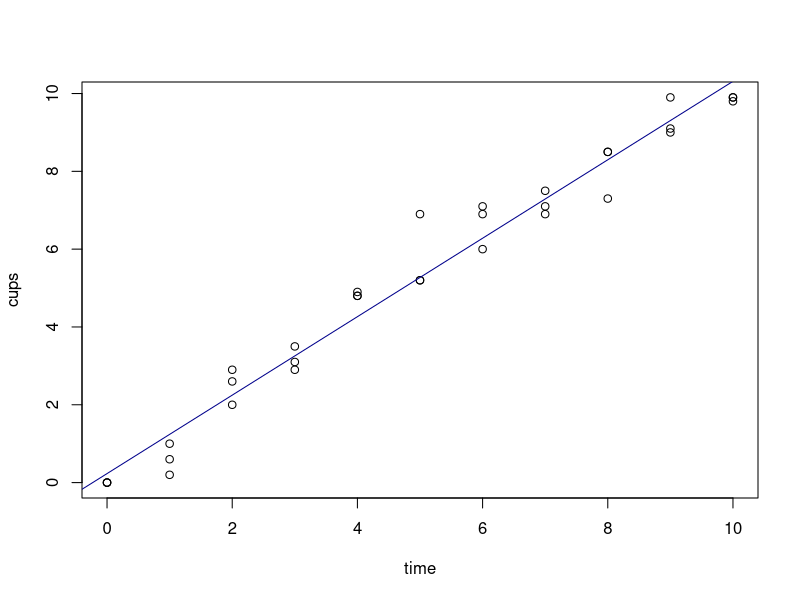
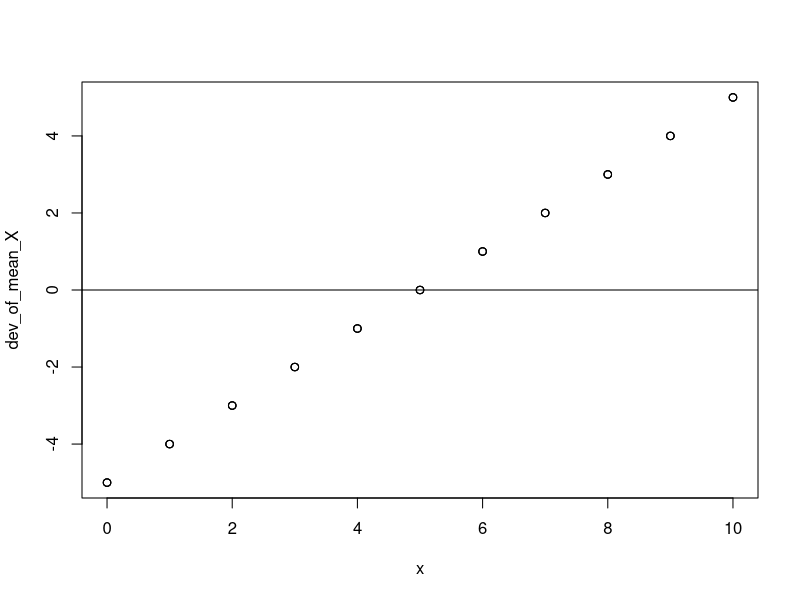
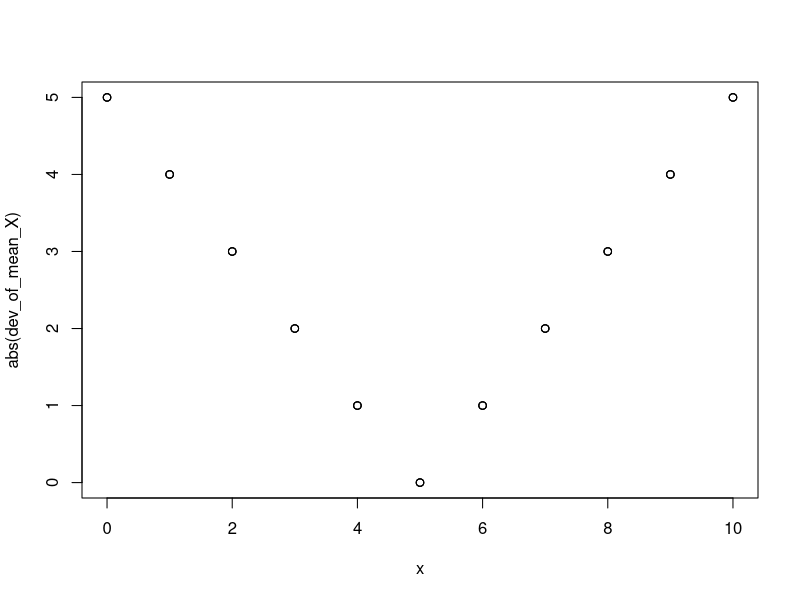
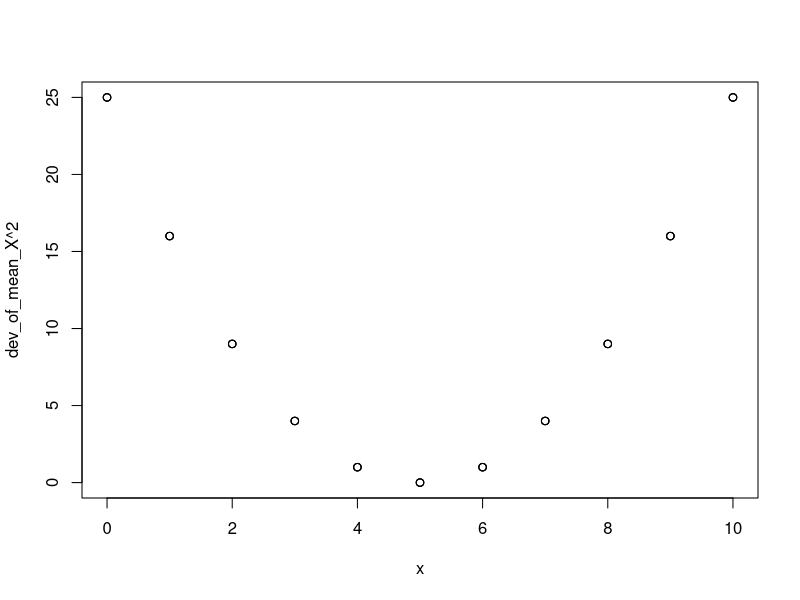
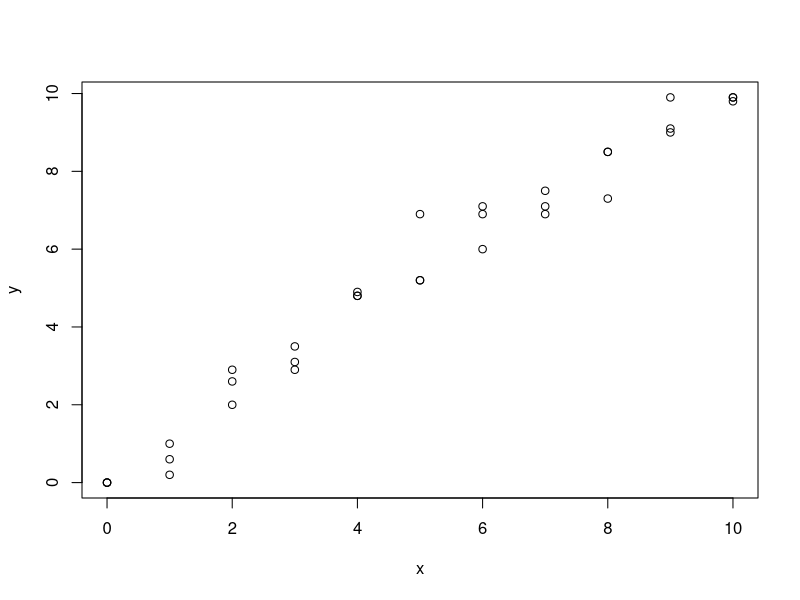
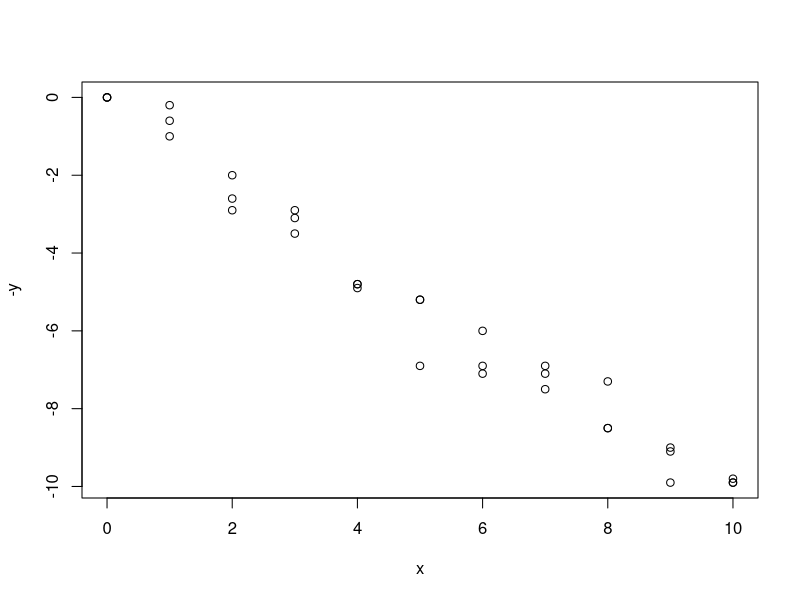
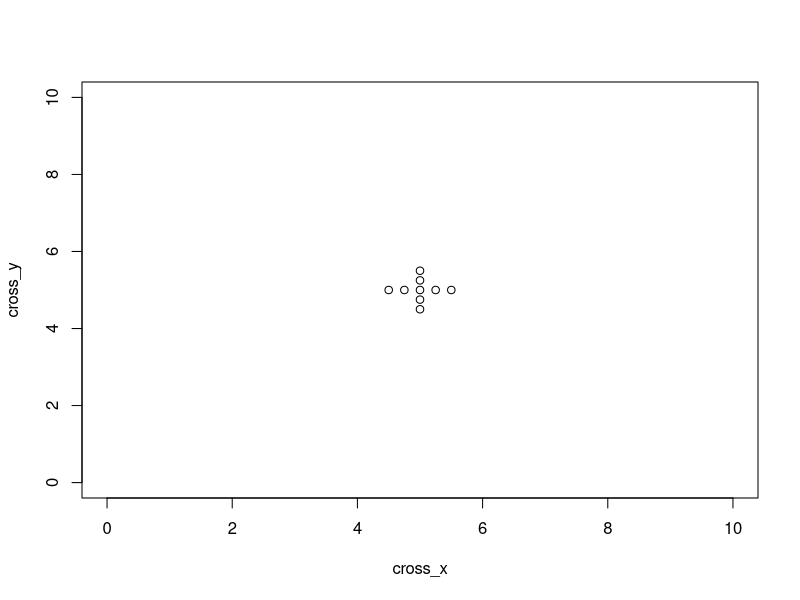
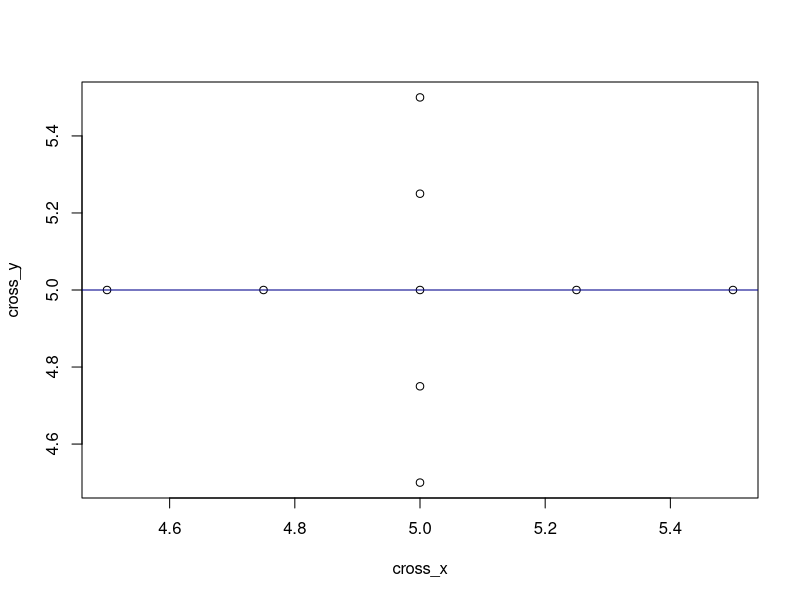

Write the R code that produced these figures, in order.
#############################################################
##---------------------------------------------------------##
##               Inferential Statistics III  ─             ##
##     Evaluating the Conditional Linear Relations of a    ##
##                     Linear Model in R                   ##
##             by Steffen Schwerdtfeger 12.2022            ##
##---------------------------------------------------------##
#############################################################


##################
# 1 Introduction #
##################

### Second synthetic data set from Inf. Stat. II

# Lady Meow drinking tea ^^ 

# Cups of Tea: 
cups = c(0,  1, 2,   3.5, 4.8, 5.2, 6,   6.9, 8.5, 9.1, 9.9, # run 1
         0, .6, 2.6, 3.1, 4.8, 6.9, 7.1, 7.5, 8.5, 9.9, 9.9, #     2
         0, .2, 2.9, 2.9, 4.9, 5.2, 6.9, 7.1, 7.3, 9,   9.8) #     3

# Time passed for each run of measurements (cups), abbreviated:
time = c(0:10,0:10,0:10)

# Summary(lm(y~x))
summary(lm(cups~time))

# Residual quantiles:
summary(residuals(lm(cups~time)))
# reproduce via mean(+/-)sd (upper and lower quantile)...

# lm(dependent~independent)
lm(cups~time) 


#### Replication of the essential parts of the lm() function:

# Go-go-gadgeto linear_least_square!!!!
# Replication of the lm() function:
linear_least_square = function (x,y){ ### Start of function
  # Here we define and operate with our guessed input 
  # function.
  lmRandom = function(x) (x) 
  
  # Linear least square method:
  
  # Next up we will optimize our guessed function,
  # by looking for the minimum of the values of a (α) 
  # in relation to b (β).
  
  # Our PDE goes as follows:
  # Error2(a,b) = sum(y-f(x))^2 = sum(y-a-bx)^2  
  # We have been to the part where we rearranged 
  # the whole equation to resemble a system of 
  # equations, such that we can abbreviate the code. 
  # To do so we define a and b, due to an abstraction 
  # of linear algebra in R, when using the function solve().
  a = 1; b = 1 
  
  # Below you will find our rearranged system of equations 
  # in the form of a matrix (left side) and a vector (right 
  # side of the equation). We will use these objects as input 
  # for our solve(left,right) function. 
  
  # From (DO NOT EXECUTE, just formally):
  #   sum(a*length(x)) + b*sum(x)     = sum(y)
  #       a*sum(x)     + b*sum(x^2)   = sum(x*y)
  
  # To get the above set for solving a system of linear 
  # equations we will create objects of the parts of the 
  # above and then fit them into a matrix and a vector.
  
  left_a_r1c1 = sum(a*length(x)); left_b_r1c2 = b*sum(x) ; 
  left_a_r2c1 = a*sum(x)        ; left_b_r2c2 = b*sum(x^2) 
  
  right_r1c1 = sum(y)
  right_r2c1 = sum(x*y)
  
  # Now we will set up the above as matrix (left) and 
  # vector (right) objects:
  left = matrix(c(left_a_r1c1  ,  left_b_r1c2,
                  left_a_r2c1  ,  left_b_r2c2), 
                ncol=2, nrow=2, byrow = TRUE)
  
  right = c(right_r1c1, right_r2c1)
  
  # Now we can solve our system of equations via:
  Result = solve(left,right)
  
  # Fitted function:
  lmFitted = function(x) (Result[1]+Result[2]*x)
  SumError2fitted =  sum((y-lmFitted(x))^2)
  
  # In order to get a nice looking output, we will use the cat() function. 
  # The cat() function concatenates elements of any
  # kind, such as Text and our result values. Use "\n"
  # for a line break, and "\t" for the tab seperator.
  # We also have to apply a trick, to get the
  # name of the input object into our console output
  # using deparse(substitute(x)):
  
  cat(" Linear least square method in R","\n","\n",
      "Independent variable:", "\t", deparse(substitute(x)),"\n", 
      "Dependent   variable:", "\t", deparse(substitute(y)),"\n","\n",
      "alpha", "\t",Result[1],"\n",
      "beta","\t",Result[2], "\t","SumR2", "\t", SumError2fitted) 
  
  # Let us also plot our results:
  # We will also use deparse(substitute(x)) for the 
  # labels of our plot axes.
  plot(x=x,y=y, ylab = deparse(substitute(y)),       
                xlab = deparse(substitute(x)))
  abline(a=Result[1], b=Result[2], col = "darkblue")
  
} #### End of function

# linear_least_square(independent,dependent)
linear_least_square(time,cups) 



###############################################################
# 3 Descriptive Statistics and Conditionally Linear Relations #
#     ─ Mean, Sum of Squares, Variance and Covariance         #
###############################################################

###################################################################
# 3.1 Arithmetic Mean / Weighted Arithmetic Mean / Expected Value #         
###################################################################

x = time
y = cups

# Arithmetic mean for the sample x and y of our second synth. data set,
# i.e., the sample mean. Recall: the formula for the population mean
# is the same as for the sample mean, just with a different size
# of n, i.e., a different (greater!) length of x than in the sample, 
# since N>n for the population (N).

n = length(x)
mean = sum(x)/n
mean = (1/n)*sum(x)

# Using the built in R function mean(x):
mean = mean(x)

# Note that in the case of x = c(0:10,0:10,0:10)
# the mean is equivalent to the median:
mean(x) == median(x)
# [1] TRUE

#####################################################
# 3.1.1 Probabilistic and Non-Probabilistic weights #
#####################################################

#### Weighted arithmetic mean - (modified) Wikipedia example: 

# Link to example ( 29.10.2022):
# https://en.wikipedia.org/wiki/Weighted_arithmetic_mean

# Samples:
grades_class_1 = c(62, 67, 71, 74, 76, 77, 78, 79, 79, 80, 80, 81, 81, 
                   82, 83, 84, 86, 89, 93, 98)
grades_class_2 = c(81, 82, 83, 84, 85, 86, 87, 87, 88, 88, 89, 89, 89, 
                   90, 90, 90, 90, 91, 91, 91, 92, 92, 93, 93, 94, 95, 
                   96, 97, 98, 99)

# Regular arithemtic mean of each sample:
mean_class_1 = mean(grades_class_1)   
# [1] 80
mean_class_2 = mean(grades_class_2)  
# [1] 90

# Regular arithmetic mean of the grades of both classes:
mean_grades = (mean_class_1 + mean_class_2)/2
# [1] 85

# Weights (here weight == n):
n_class_1 = length(grades_class_1)
n_class_2 = length(grades_class_2)

# Numeric example Wikipedia that weights the mean of the samples:
# (still open question if this is a legit method; comment or contact us,
# if you have knowledge on this topic!). 
w_m_numer = (mean_class_1*n_class_1)+(mean_class_2*n_class_2)
w_m_denom = sum(n_class_1+n_class_2)
weighted_mean = w_m_numer/w_m_denom
# [1] 86

# Following the formula of the (general) weighted arithemtic mean:
# Goal: Evaluate overall mean of grades, but include weight 
#       on the fact that n differs in the two samples. Now we will
#       weight each grade by the n of its respective class: 

# For this we will turn the above weights and grades into a vector 
# of weights and grades. To do so we can use the rep() function that
# repeats a value up to a defined length:
weights = c(rep(n_class_1,length(grades_class_1)), 
            rep(n_class_2,length(grades_class_2)))
grades  = c(grades_class_1,grades_class_2)

# Evaluate weighted mean of both samples(!!):
weighted_mean = sum(weights*grades)/sum(weights)
# [1] 86.92308

# We can also normalize weights (that they sum to 1):
norm_weights = weights/sum(weights)
norm_weighted_mean = sum(norm_weights*grades)/sum(norm_weights)

# Alternative via R basic stat. functions:
R_basic = weighted.mean(grades,weights)

# Check:
all.equal(weighted_mean, norm_weighted_mean, R_basic)
# [1] TRUE


##### Expected value 

# Expected value as weighting a regular distribution of data
# points (here dice values) by a uniform probability distribution:

# Dice values of a fair dice weighted by the prob. of 
# occurence of each dice value:
dice_prob = c(1/6, 1/6, 1/6, 1/6, 1/6, 1/6) # prob. vector
1 == sum(dice_prob)
# [1] TRUE
dice_value = c(1:6)

EX_dice     = sum(dice_prob*dice_value)
EX_dice_alt = sum(dice_prob*dice_value)/sum(dice_prob)
# [1] 3.5
all.equal(EX_dice, mean(dice_value),EX_dice_alt) 
# [1] TRUE

#### Same can be done with x of our 2. synth. data set.
x = c(0:10) # hours; we will use 0:10 only once

# Obtain prob. value by calculating 1/n (a kind of normalization):
probX = 1/length(x)          # 1/n == uniform probability distribution
probXvec = c(rep(1/length(x),length(x))) # alternatively represented as 
                                         # probability vector that 
                                         # sums to 1
1 == sum(probXvec)
# [1] TRUE

# Actual weighted values of x:
weighted_x     = x*(1/length(x)) 
weighted_x_vec = x*probXvec  # alt. via prob. vector
weighted_x == weighted_x_vec 
# [1] TRUE

# weighted_x (uniform weight):
# [1] 0.09090909 0.09090909 0.09090909 0.09090909 0.09090909 0.09090909
# [7] 0.09090909 0.09090909 0.09090909 0.09090909 0.09090909

# Expected value as the sum of weighted values of x:
EX = sum(x*(1/length(x))) # sum of weighted_x is in this special case...
EX = sum(probXvec*x)
# [1] 5
EX == mean(x)             # ... equivalent to the unweighted arith.  
                          # mean of x



######################
# 3.2 Sum of Squares #
######################


# Using the second synthetic data set from Inf. Stat. II again:
x=time
y=cups


# Mean (same formula for population, sample mean and expected value).
# The difference lays in the concept. The expected value can be considered
# as the mean of previous studies (overall mean):
n = length(x)
mean = sum(x) / n
mean = mean(x)


### (Total) Sum of Squares + Population and Sample Variance ###

# SumSqXX = ∑(x_i-E[X])^2, 
# where E[X] = 〈x〉 = μ_x = ∑(x_i)/n = expected value 
SumSqXX = sum((x-(sum(x)/length(x)))^2)
SumSqXX = sum((x-mean(x))^2)

# SumSqYY = ∑(y_i-E[Y])^2
SumSqYY = sum((y-(sum(y)/length(y)))^2)
SumSqYY = sum((y-mean(y))^2)

# SumSqXY = ∑(x_i - E[X])*(y_i - E[y])
# We will dig into this one deeper later:
SumSqXY = sum((x-mean(x))*(y-mean(y)))

# Pure deviation from the mean (without summing!):
dev_of_mean_X = x-mean(x)

# Plot of dev_of_mean:
plot(x = x, y = dev_of_mean_X) 
abline(h=0)

# Pure deviation from the mean (without summing and squaring!):
dev_of_mean_X = x-mean(x)

# Plot using absolute values via function abs():
plot(x = x, y = abs(dev_of_mean_X)) 
# Only 0 deviation when x_i = 5 = mean(x)

# Plot using the square, which smoothes the graph:
plot(x = x, y = dev_of_mean_X^2) 


# OPTIONAL SIDE QUEST: Testing for normality of x = c(0:10,0:10,0:10):
shapiro.test(x)
# OUTPUT
# Shapiro-Wilk normality test
# data:  x
# W = 0.94191, p-value = 0.07723

# IMPORTANT: A p-value above 0.05 indicates that normality is given!!
#            Here the null-hypothesis is that the data is normal. We
#            cannot discard the null hypothesis, so normality is given.


################
# 3.3 Variance #
################

# Variance := σ^2 = SS/n := the variance is the mean of the sum of squares

# Variance of x:
sampVarX = SumSqXX/(length(x)-1)    # := sample variance == var(x)
sampVarX = var(x)                   # default var(x) == sample variance
popVarX  = SumSqXX/(length(x))      # := population variance

# Variance of y:
sampVarY = SumSqYY/(length(y)-1)    # := sample variance == var(y)
sampVarY = var(y)                   # default var(y) == sample variance
popVarY  = SumSqYY/(length(y))      # := population variance


##################
# 3.4 Covariance #
##################
##################################################################
# 3.5 Conditional Probabilistic and Conditional Linear Relations #
##################################################################

# SumSqXY = ∑(x_i - E[X])*(y_i - E[y])
SumSqXY = sum((x-mean(x))*(y-mean(y)))

# Covariance:
covarXYsamp = SumSqXY / (length(x)-1) # sample covariance
# [1] 10.39687
covarXYpop  = SumSqXY / length(x)     # population covariance
# [1] 10.08182
covarXYsamp = cov(x,y)                # samp cov := cov(x,y)
# [1] 10.39687

# Example scatter plot for cov(x,y) > 0:
plot(x,y)
cov(x,y) > 0
# [1]  TRUE

# Simple vertical mirroring of our data as an 
# example scatter plot for cov(x,y) < 0
plot(x,-y)
cov(x,-y) < 0
# [1] TRUE

# Here another (synthetic) example for cov(x,y) = 0:
cross_x = c(5, 5.5, 4.5, 5  ,  5 ,  5.25, 4.75, 5   , 5 )
cross_y = c(5, 5  , 5  , 4.5, 5.5,  5   , 5   , 4.75, 5.25)

# Plot data:
plot(cross_x,cross_y, xlim = c(0,10), ylim = c(0,10))
cov(cross_x, cross_y) == 0
# [1] TRUE

# Model for the last data set (cross):
linear_least_square(cross_x, cross_y)
# Linear least square method in R 

# Independent variable: 	 cross_x 
# Dependent   variable: 	 cross_y 

# alpha 	 5 
# beta 	 0 	 SumR2 	 0.625

# Using lm(y~x) only:
lm(cross_y~cross_x)  
plot(cross_x, cross_y)
abline(lm(cross_y~cross_x))

### Alt. universe where where Lady Meow is drinking no tea at all :'(
# Setting up a respective data set. The rep() function is used
# to obtain a vector c() with 11 times the value 0. We need
# 11 values, as x goes from 0h to 10h, resulting in 11 numbers:
data = cbind(x=c(0:10),y=c(rep(0,11)))
data = as.data.frame(data)
cov(x=c(0:10), y=c(rep(0,11)))

# Plot data:
plot(data)
# Or use:
plot(x=c(0:10), y=c(rep(0,11)))
lm(data$y~data$x)

# Model of that data set:
# Call:
# lm(formula = data$y ~ data$x)
#
# Coefficients:
# (Intercept)       data$x  
#           0            0 


# Estimate of the optimal slope of our model function 
# from the second synthetic data set via:
# beta = cov(y,x)/var(x):
beta_meow = cov(y,x)/var(x)
# [1] 1.008182

# beta = SumSqXY / SumSqXX
beta_meow = SumSqXY/SumSqXX
# [1] 1.008182


# Deriving the intercept from the slope-intercept formula:
# To do so we will start with obtaining two
# points that lay on our model function. We 
# will take x = 1 and the second will be the y at
# x = 0, our intercept itself. For the first point we 
# need the value of alpha already, so we will quickly  
# calculate it via our second approach:
alpha_meow = mean(y)-beta_meow*mean(x) # Details later below.

# Our fitted function:
lmFitted = function(x) (alpha_meow+beta_meow*x)

# Value of y of our fitted model function,
# given that x = 1:
y1 = lmFitted(1) 

# Alternatively we can also use the predict function.
# However, it outputs a list of values where the first element 
# is our alpha and the second relates to x=1. Therefore we use [2]
# to only get the second element in the output vector of 
# predict(lm(y~x)):
y1 = predict(lm(y~x))[2]  

# Check for equality:
all.equal(lmFitted(1),as.numeric(predict(lm(y~x))[2]))

# Calculating beta with the points:
beta_meow = (alpha_meow-lmFitted(1))/(0-1)

# Rearrange formula by multiplying beta_meow by (0-1):
beta_meow*(0-1) == alpha_meow-lmFitted(1)

# We will invert the upper line and do some rearrangements:
alpha_meow-lmFitted(1) == beta_meow*(0-1) 
alpha_meow = lmFitted(1) + beta_meow*(0-1)
#[1] 0.2318182

# We can also simplify the formula by taking the mean of 
# x and y instead of a specific point from our fitted function.
# This comes in handy when we do not know the intercept yet!
# The reason we can use the mean is:
alpha_meow-lmFitted(mean(y)) == -beta_meow*lmFitted(mean(x))
# [1] TRUE # Meaning: -5.315868 == -5.315868 
alpha_meow == -beta_meow*lmFitted(mean(x))+lmFitted(mean(y))
# [1] TRUE # alpha_meow = 0.2318182

# We can simplify the above by just using the respective means
# and do some rearrangements:
alpha_meow-mean(y) == -beta_meow*mean(x)
# alpha = mean(y)-beta*mean(x)
alpha_meow = (sum(y)-(beta_meow*sum(x)))/(length(x))
alpha_meow = mean(y)-beta_meow*(0-mean(x)) # x = 0

# The simplest form is:
alpha_meow = mean(y)-beta_meow*mean(x)

# Checking for equality:
all.equal((alpha_meow-mean(y)),(-beta_meow*mean(x)),
          (beta_meow*(0-mean(x)))) 


################################################
# Optional : Evaluating the numerical gradient #
################################################

# Replication of the Matlab style gradient function in R
# for calcualting the 1D numerical gradient.  
# Alternatively use function with same name via library("pracma"):
gradient = function (x) {
  step = length(x)
  upLim  = step-1 # needed for differences on interior points
  
  # List for result
  result = vector("list",1*length(x))
  dim(result) = c(1,length(x))
  for (i in 1:step){
    if (i == 1){
      result[1] = (x[1+1]-x[1])/1  # Take forward differences on left... 
    }
    if (i == step){                # ....... and right edges.
      result[i] = (x[step]-x[step-1])/1
    }
    for (i in 2:upLim) { # needed for differences on interior points
      result[i] = (x[i+1]-x[i-1])/2
    }
  }
  # Print
  return(result)
} # End of function

gradient(lmFitted(0:10))
#          [,1]     [,2]     [,3]     [,4]     [,5]     [,6]     [,7]     [,8]    
# [1,] 1.008182 1.008182 1.008182 1.008182 1.008182 1.008182 1.008182 1.008182
#          [,9]    [,10]    [,11]
# [1,] 1.008182 1.008182 1.008182


###########################
# 3.6  Standard deviation #
###########################

# Standard deviation := sqrt(variance), where sqrt() == square root:
# Sd for x given the sample variance
sdXsamp = sqrt((sum((x-mean)^2))/(length(x)-1))
sdXsamp = sqrt(sampVarX)
sdXsamp = sqrt(var(x))
sdXsamp = sd(x)

# Sd for x given population variance:
sdXpop = sqrt((sum((x-mean)^2))/(length(x)))
sdXpop = sqrt(popVarX)

# Sd of y given sample variance:
sdYsamp = sqrt((sum((y-mean(y))^2))/(length(y)-1))
sdYsamp = sqrt(sampVarY)
sdYsamp = sqrt(var(y))
sdYsamp = sd(y)

# Sd for y given population variance:
sdYpop = sqrt((sum((y-mean)^2))/(length(y)))
sdYpop = sqrt(popVarY)



